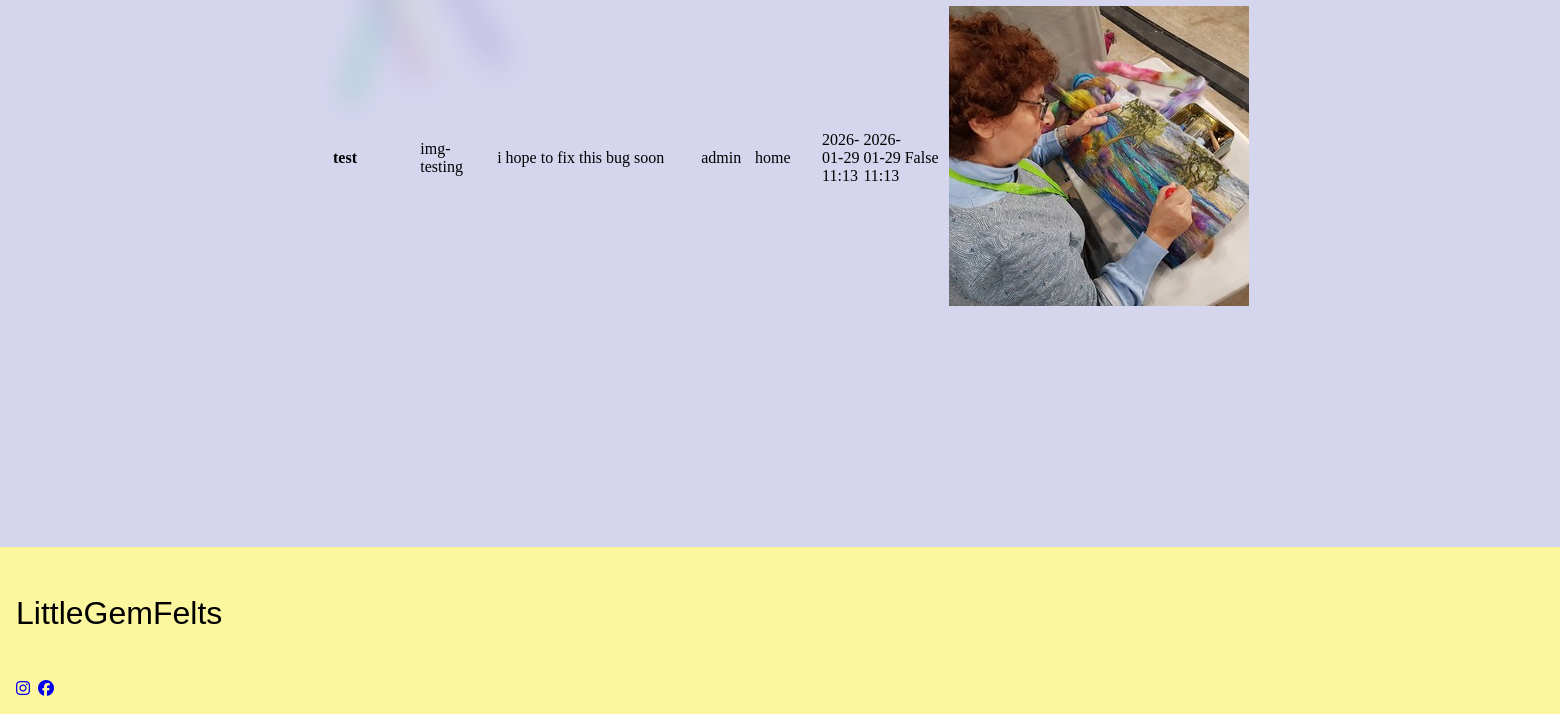
Page /management/blog/ (signed in, lower part) on the earlier database version.
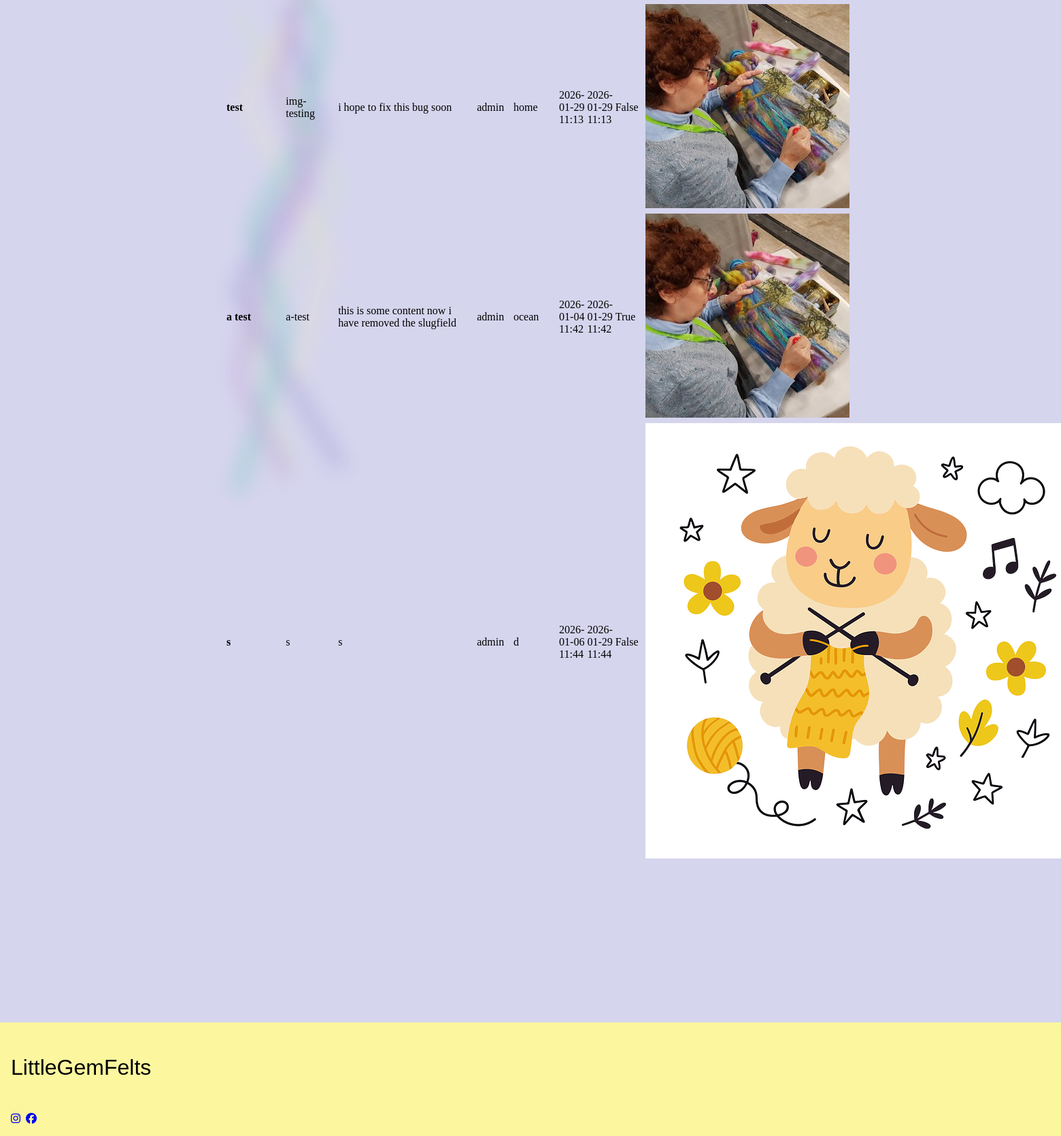
Same page on the later database version.
### blog/models.py (models this page shows, shortened)
class Post(models.Model):
    title = models.CharField(max_length=200, unique=True)
    slug = models.SlugField(max_length=200, unique=True)
    author = models.ForeignKey(User, on_delete=models.CASCADE, related_name="blog_posts")
    content = models.TextField()
    img = ProcessedImageField(upload_to='blog_pics/', processors=[ResizeToFill(300,300)],
                                    format='JPEG', options={'quality': 90}, blank=True, null=True,
                                    default='profile/default-portrait.png')
    start_date = models.DateTimeField(auto_now=False, auto_now_add=False)
    end_date = models.DateTimeField(auto_now=False, auto_now_add=False)
    location = models.CharField(max_length=200)
    is_event = models.BooleanField(default=False)
    allow_comments = models.BooleanField(default=False)
    date_created = models.DateTimeField(auto_now_add=True)
    date_updated = models.DateTimeField(auto_now=True)
    publish = models.BooleanField(default=False)
    class Meta:
        ordering = ['date_created']

### management/views.py (the view)
# urls.py: path('blog/', views.blog_management, name='blog_management'),
@staff_member_required
def blog_management(request):
    posts = Post.objects.all().select_related('author')
    context = {
        'posts': posts,
    }
    return render(request, 'management/blog_management.html', context)

### basket/contexts.py (called while the page is built, shortened)
def basket_contents(request):
    basket_items=[]
    product_count = 0
    total = Decimal('0.00')
    delivery = Decimal('0.00')
    basket = request.session.get('basket', {}) # needs to fetch the items from the basket when implemented
    grand_total = total + delivery
    return {
        'basket_items': basket_items,
        'product_count': product_count,
        'total': total.quantize(Decimal('0.01')),
        'delivery': delivery.quantize(Decimal('0.01')),
        'grand_total': grand_total.quantize(Decimal('0.01')),
    }

### management/templates/management/blog_management.html (shortened to what this page needs)
{% extends "layout.html" %}
{% load static %}
{% block extra_css %}
<link rel="stylesheet" href="{% static 'css/profile.css' %}">
{% endblock extra_css %}
{% block content %}
<section class="product-listing">
    <div class="container">
        <wa-scroller orientation="horizontal">
            <table>
                {% for post in posts %}
                <tr>
                    <td>
                        {{post.title}}
                    </td>
                    <td>
                        {{post.slug}}
                    </td>
                    <td>
                        <div class="description-cell">{{post.content}}</div>
                    </td>
                    <td>
                        {{post.author}}
                    </td>
                    <td>
                        {{post.location}}
                    </td>
                    <td>
                        {{post.start_date|date:"Y-m-d H:i"}}
                    </td>
                    <td>
                        {{post.end_date|date:"Y-m-d H:i"}}
                    </td>
                    <td>
                        {{post.is_event}}
                    </td>
                    <td>
                        <div class="image-cell">
                            {% if post.img %}
                                <img src="{{ post.img.url }}" alt="{{ post.title }}">
                            {% else %}
                                <span>No image</span>
                            {% endif %}
                        </div>
                    </td>
                </tr>
                {% empty %}
                <tr>
                    <td colspan="12">No blog posts found.</td>
                </tr>
                {% endfor %}
            </table>
        </wa-scroller>
    </div>
</section>
{% endblock content %}

### templates/layout.html (shortened to what this page needs)
{% load static %}
{% url "home" as home_url %}
<!DOCTYPE html>
<html lang="en">
<head>
    <link rel="stylesheet" type="text/css" href="https://cdn.jsdelivr.net/npm/toastify-js/src/toastify.min.css">
    <link rel="stylesheet" href="{%static 'css/base.css'%}">
    {% block extra_css %}{% endblock extra_css %}
</head>
<body>
    <div class="background-svg">
      <div class="bg-svg item5">
        <img src="{{MEDIA_URL}}fibers.svg" alt="">
      </div>
    </div>
    <main>
      {% block content %}{% endblock content %}
    </main>
<footer>
  <div class="navbar footer-container">
    <div class="footer-brand-section">
      <p>LittleGemFelts</p>
      <div class="footer-social">
        <a href="https://www.instagram.com/" class="footer-link" target="_blank" rel="noopener">
          <i class="fa-brands fa-instagram"></i>
        </a>
        <a href="https://www.facebook.com/" class="footer-link" target="_blank" rel="noopener">
          <i class="fa-brands fa-facebook"></i>
        </a>
      </div>
    </div>
  </div>
</footer>
</body>
</html>

### static/css/base.css (style rules this page uses)
:root { --title-font: "josefin sans", sans-serif; --heading-font: "Lora", sans-serif; --content-font: "cormorant", sans-serif; --amethyst-c1: #a560b2; --violet-twilight-c2: #564dac; --light-gold-c3: #fcf69f; --lavender-c4: #d6d5ee; --ash-grey-c5: #a3c4bc; --tropical-teal-c6: #16bac5; }
html, body { width: 100%; margin: 0; }
body { display: flex; flex-direction: column; background-color: #d6d5ee; }
main { flex: 1; z-index:2; }
p { font-family: var(--content-font); }
section { max-width: 900px; margin: 0 auto clamp(2rem, 15vw, 20rem); }
.navbar { font-family: var(--title-font); display: flex; flex-wrap: wrap; justify-content: space-between; align-items: center; background-color: var(--light-gold-c3); position: relative; z-index: 10; }
.background-svg { position: fixed; top: 0; left: 0; height: 100%; width: 100%; pointer-events: none; }
.bg-svg { position: absolute; }
.item5 { top:65%; left: 20%; width: 80px; }
.footer-container { display: grid; grid-template-columns: auto 1fr auto; align-items: start; gap: 2rem; padding: 1rem; }
.footer-brand-section { display: flex; flex-direction: column; grid-column: 1; gap: 1rem; }
.footer-brand-section p { font-size: 2rem; }
.footer-social { display: flex; gap: 0.5rem; }

### static/css/profile.css (style rules this page uses)
:root { --title-font: "josefin sans", sans-serif; --heading-font: "Lora", sans-serif; --content-font: "cormorant", sans-serif; --amethyst-c1: #a560b2; --violet-twilight-c2: #564dac; --light-gold-c3: #fcf69f; --lavender-c4: #d6d5ee; --ash-grey-c5: #a3c4bc; --tropical-teal-c6: #16bac5; }
td:first-child { font-weight: bold; width: 30%; }
table tr { height: 40px; }
.description-cell { max-height:200px; min-width: 200px; overflow-y: auto; }
.container { display: flex; flex-direction: column; flex-wrap: wrap; margin: auto; justify-content: center; }

Differences in the rows shown:
added Post: title "a test", slug "a-test", content "this is some content now i have removed the slugfield", author "admin", location "ocean", start_date "2026-01-04 11:42", end_date "2026-01-29 11:42", is_event "True", img (picture)
added Post: title "s", slug "s", content "s", author "admin", location "d", start_date "2026-01-06 11:44", end_date "2026-01-29 11:44", is_event "False", img (placeholder picture)
